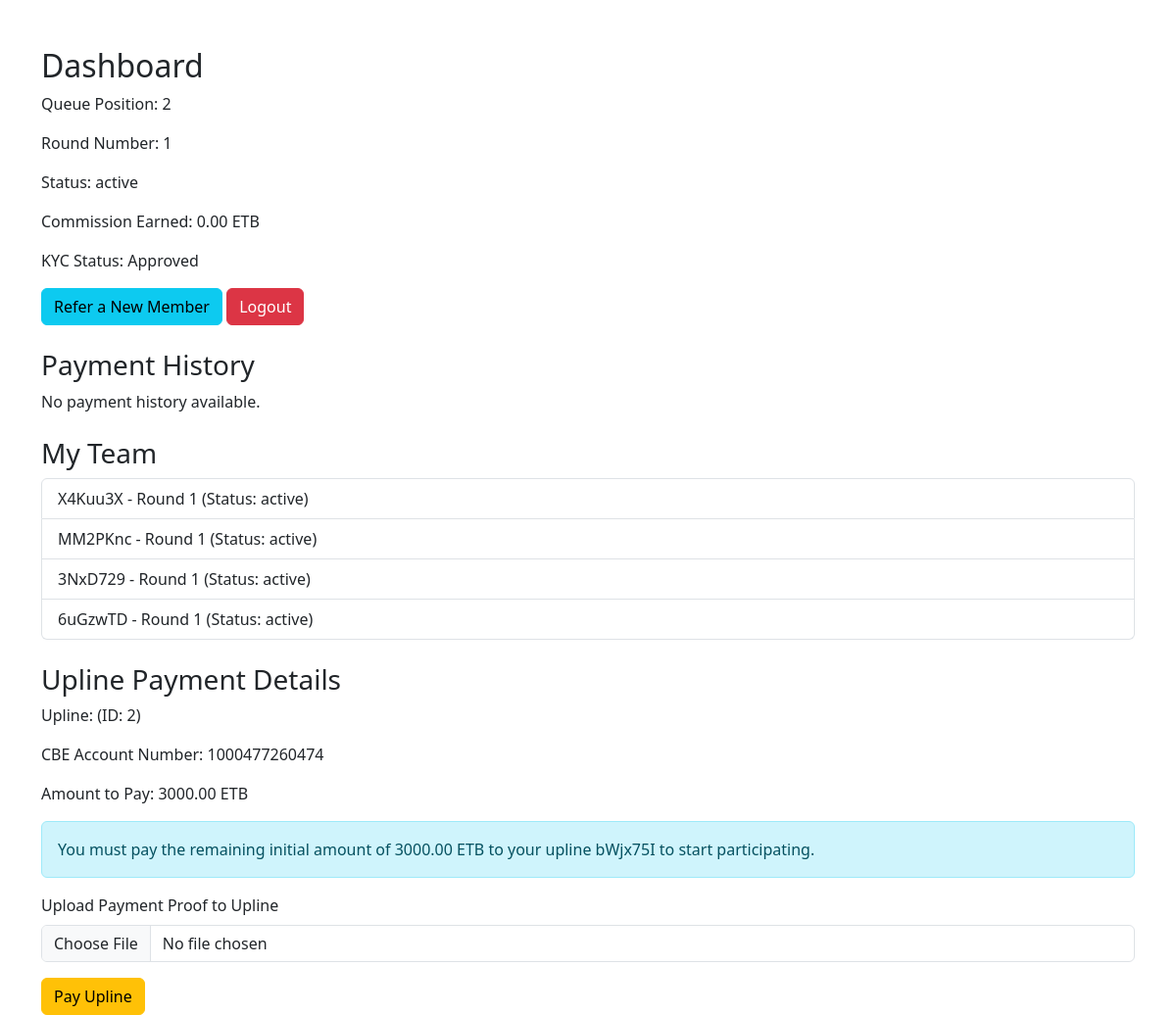
Page /dashboard/ (signed in) on the committed database.
### equb/models.py (models this page shows, shortened)
class EqubMember(models.Model):
    user = models.ForeignKey(User, on_delete=models.CASCADE)
    queue_position = models.PositiveIntegerField()
    round_number = models.PositiveSmallIntegerField(default=1)
    upline = models.ForeignKey('self', on_delete=models.SET_NULL, null=True, blank=True)
    status = models.CharField(max_length=20, choices=[('active', 'Active'), ('completed', 'Completed'), ('deleted', 'Deleted')], default='active')
    total_received = models.DecimalField(max_digits=12, decimal_places=2, default=0)
    total_paid_to_upline = models.DecimalField(max_digits=12, decimal_places=2, default=0)
    commission_earned = models.DecimalField(max_digits=10, decimal_places=2, default=0)
    total_service_fee_paid = models.DecimalField(max_digits=12, decimal_places=2, default=0)  # New field
    def get_payment_amount(self):
        amounts = {1: 3000, 2: 6000, 3: 12000, 4: 24000, 5: 48000, 6: 96000}
        return amounts.get(self.round_number, 0)
    def get_half_payment_threshold(self):
        payment_amount = decimal.Decimal(str(self.get_payment_amount()))
        return payment_amount * 4 * decimal.Decimal('0.5')

### users/models.py (models this page shows, shortened)
class UserProfile(models.Model):
    user = models.OneToOneField(User, on_delete=models.CASCADE)
    first_name = models.CharField(max_length=50, blank=True, null=True)
    last_name = models.CharField(max_length=50, blank=True, null=True)
    email = models.EmailField(blank=True, null=True)
    phone_number = models.CharField(max_length=15, blank=True, null=True)
    national_id = models.CharField(max_length=50, unique=True, blank=False)
    kyc_document = models.ImageField(upload_to='kyc_documents/', blank=True, null=True)
    kyc_status = models.CharField(max_length=20, choices=[('pending', 'Pending'), ('approved', 'Approved'), ('rejected', 'Rejected')], default='pending')
    referral = models.ForeignKey(User, on_delete=models.SET_NULL, null=True, blank=True, related_name='referred_by')
    cbe_account_number = models.CharField(max_length=20, blank=True, null=True)
    created_at = models.DateTimeField(auto_now_add=True)

### equb/views.py (the view, shortened to what this page needs)
# urls.py: path('dashboard/', views.dashboard, name='dashboard'),
@login_required
def dashboard(request):
    member = EqubMember.objects.filter(user=request.user, status__in=['active', 'completed']).first()
    payments = Payment.objects.filter(user=request.user, status='pending')
    kyc_status = request.user.userprofile.kyc_status
    received_payments = Payment.objects.filter(transactions__recipient=request.user, status='approved')\
        .values('user__username', 'user__id')\
        .annotate(total_amount=Sum('amount'), latest_date=Max('created_at'))\
        .order_by('-latest_date')
    made_payments = Payment.objects.filter(user=request.user, status='approved')\
        .values('transactions__recipient__username', 'transactions__recipient__id')\
        .annotate(total_amount=Sum('amount'), latest_date=Max('created_at'))\
        .order_by('-latest_date')
    payment_history = []
    payment_history.sort(key=lambda x: x['date'], reverse=True)
    team_list = EqubMember.objects.filter(upline__user=request.user).select_related('user')
    if member and member.status == 'active':
        start_position = (member.queue_position - 1) * 4 + 2
        expected_positions = list(range(start_position, start_position + 4))
        current_downlines = EqubMember.objects.filter(upline=member, status='active')
    upline_member = None
    upline_amount = 0
    upline_account_number = "Not applicable"
    upline_payment_due = False
    payment_status_message = None
    referral_obligation = False
    service_fee_due = False
    service_fee_message = None
    service_fee_amount = decimal.Decimal('0')
    if member and member.upline and member.queue_position > 1:
        initial_payment = decimal.Decimal('3000')
        payment_amount = decimal.Decimal(str(member.get_payment_amount()))
        full_payment_per_round = payment_amount * 4
        half_payment_threshold = member.get_half_payment_threshold()
        service_fee = full_payment_per_round * decimal.Decimal('0.1')
        net_to_member = {
            1: decimal.Decimal('5400'),
            2: decimal.Decimal('10800'),
            3: decimal.Decimal('21600'),
            4: decimal.Decimal('43200'),
            5: decimal.Decimal('76800'),
            6: decimal.Decimal('345600')
        }
        downlines = EqubMember.objects.filter(upline=member, status='active')
        downline_users = downlines.values_list('user', flat=True)
        approved_payments = Payment.objects.filter(
            user__in=downline_users,
            status='approved',
            transactions__recipient=member.user
        ).distinct()
        paid_downlines = downlines.filter(user__in=approved_payments.values('user')).distinct()
        total_received = sum(p.amount for p in approved_payments)
        if member.total_paid_to_upline < initial_payment:
            upline_amount = initial_payment - member.total_paid_to_upline
            payment_status_message = f"You must pay the remaining initial amount of {upline_amount:.2f} ETB to your upline {member.upline.user.username} to start participating."
            upline_payment_due = True
        if member.upline.user.userprofile.cbe_account_number:
            upline_account_number = member.upline.user.userprofile.cbe_account_number
        else:
            upline_account_number = "Not provided"
        upline_member = member.upline
    return render(request, 'equb/dashboard.html', {
        'member': member,
        'payments': payments,
        'kyc_status': kyc_status,
        'payment_history': payment_history,
        'team_list': team_list,
        'upline_member': upline_member,
        'upline_amount': upline_amount,
        'upline_account_number': upline_account_number,
        'upline_payment_due': upline_payment_due,
        'payment_status_message': payment_status_message,
        'referral_obligation': referral_obligation,
        'service_fee_due': service_fee_due,
        'service_fee_message': service_fee_message,
        'service_fee_amount': service_fee_amount,
        'error': request.session.pop('error', None) if 'error' in request.session else None
    })

### templates/equb/dashboard.html (shortened to what this page needs)
<!DOCTYPE html>
<html>
<head>
    <link href="https://cdn.jsdelivr.net/npm/bootstrap@5.3.0/dist/css/bootstrap.min.css" rel="stylesheet">
</head>
<body>
    <div class="container mt-5">
        <h2>Dashboard</h2>
        {% if member %}
            <p>Queue Position: {{ member.queue_position }}</p>
            <p>Round Number: {{ member.round_number }}</p>
            <p>Status: {{ member.status }}</p>
            <p>Commission Earned: {{ member.commission_earned }} ETB</p>
            {% if kyc_status == 'pending' %}
                <p>KYC Status: Pending - Please wait for admin approval.</p>
            {% elif kyc_status == 'approved' %}
                <p>KYC Status: Approved</p>
            {% else %}
                <p>KYC Status: Rejected - Please upload KYC again.</p>
                <a href="{% url 'users:upload_kyc' %}" class="btn btn-primary">Upload KYC</a>
            {% endif %}
            <a href="{% url 'equb:refer_member' %}" class="btn btn-info">Refer a New Member</a>
            <a href="{% url 'logout' %}" class="btn btn-danger">Logout</a>
        {% else %}
            <p>No membership record found. Contact admin.</p>
        {% endif %}
        <h3 class="mt-4">Payment History</h3>
        {% if payment_history %}
            <table class="table table-striped">
                <thead>
                    <tr>
                        <th>Date</th>
                        <th>Type</th>
                        <th>Amount (ETB)</th>
                        <th>Direction</th>
                        <th>Other Party</th>
                        <th>Transaction Picture</th>
                    </tr>
                </thead>
                <tbody>
                    {% for entry in payment_history %}
                        <tr>
                            <td>{{ entry.date|date:"Y-m-d H:i" }}</td>
                            <td>{{ entry.type }}</td>
                            <td>{{ entry.amount }}</td>
                            <td>{{ entry.direction }}</td>
                            <td>{{ entry.other_party }}</td>
                            <td>
                                {% if entry.proof_url %}
                                    <a href="{{ entry.proof_url }}" target="_blank">
                                        <img src="{{ entry.proof_url }}" alt="Payment Proof" class="payment-proof-img">
                                    </a>
                                {% else %}
                                    No Image
                                {% endif %}
                            </td>
                        </tr>
                    {% endfor %}
                </tbody>
            </table>
        {% else %}
            <p>No payment history available.</p>
        {% endif %}
        <h3 class="mt-4">My Team</h3>
        {% if team_list %}
            <ul class="list-group">
                {% for team_member in team_list %}
                    <li class="list-group-item">
                        {{ team_member.user.username }} - Round {{ team_member.round_number }} (Status: {{ team_member.status }})
                    </li>
                {% endfor %}
            </ul>
        {% else %}
            <p>No team members yet. Refer others to build your team.</p>
        {% endif %}
        <h3 class="mt-4">Upline Payment Details</h3>
        {% if upline_member %}
            <p>Upline: {{ upline_member.user.userprofile.name }} (ID: {{ upline_member.user.id }})</p>
            {% if not upline_payment_blocked %}
                <p>CBE Account Number: {{ upline_account_number }}</p>
                <p>Amount to Pay: {{ upline_amount|floatformat:2 }} ETB</p>
            {% endif %}
            {% if payment_status_message %}
                <div class="alert alert-info">{{ payment_status_message }}</div>
                {% if upline_payment_due and not upline_payment_blocked %}
                    <form method="post" action="{% url 'payments:pay_upline' %}" enctype="multipart/form-data">
                        <div class="mb-3">
                            <label for="payment_proof" class="form-label">Upload Payment Proof to Upline</label>
                            <input type="file" name="payment_proof" class="form-control" required>
                        </div>
                        <button type="submit" class="btn btn-warning">Pay Upline</button>
                    </form>
                {% endif %}
            {% endif %}
        {% else %}
            <p>No upline assigned at this time.</p>
        {% endif %}
    </div>
</body>
</html>

### rows in the picture
EqubMember: queue_position "2", round_number "1", status "active", commission_earned "0.00"
EqubMember: user.username "X4Kuu3X", round_number "1", status "active"
EqubMember: user.username "MM2PKnc", round_number "1", status "active"
EqubMember: user.username "3NxD729", round_number "1", status "active"
EqubMember: user.username "6uGzwTD", round_number "1", status "active"
EqubMember: user.id "2"
UserProfile: cbe_account_number "1000477260474"

### other values in the picture
{{ upline_amount|floatformat:2 }} "3000.00"
{{ payment_status_message }} "You must pay the remaining initial amount of 3000.00 ETB to your upline bWjx75I to start participating."
